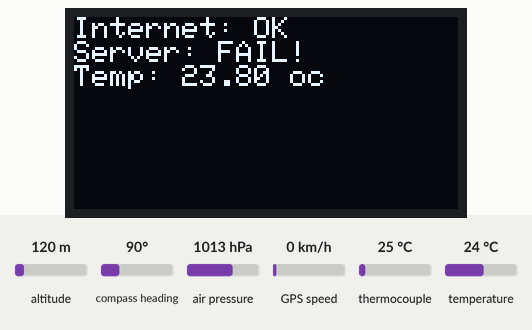
Simulated run of this sketch. Board: ESP32-C6. Shown: 128×64 one-colour display. The test bench sets the inputs (shaded band); at power-on: thermocouple 25 °C, altitude 120 m, compass heading 90°, air pressure 1013 hPa, GPS speed 0 km/h, temperature 24 °C. WiFi joins after 1.5 s; servers stay silent unless stated; the GPS gets a fix after 3 s at 37.7749, -122.4194 with 8 satellites; no MQTT or app messages arrive unless stated.

Above: at 2.8 s.
2.9 s: thermocouple set to 6 °C
At 5.0 s:
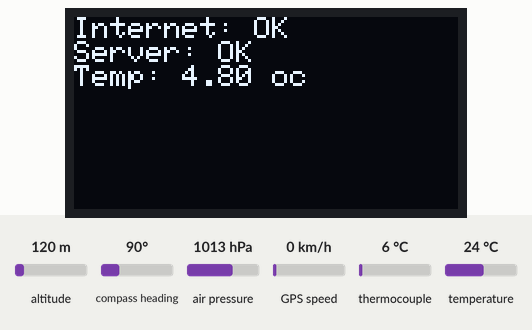
5.6 s: thermocouple set to 75 °C
At 6.9 s:
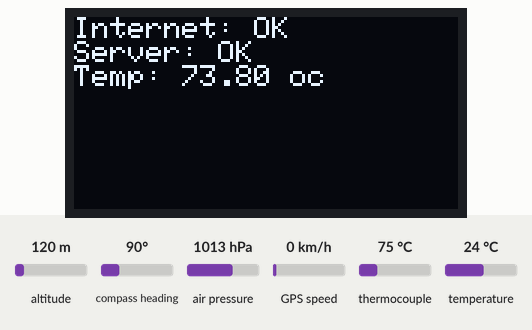
7.6 s: thermocouple set to 150 °C
At 8.9 s:
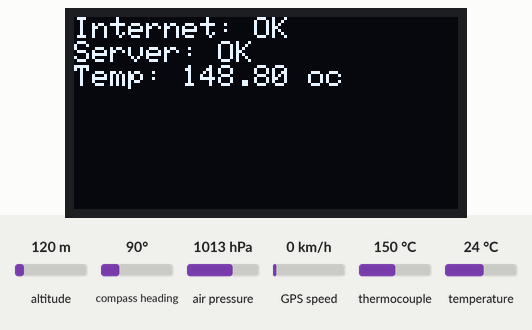
Timing chart, 0 to 10.6 s (numbered marks = the images above; inputs shaded):
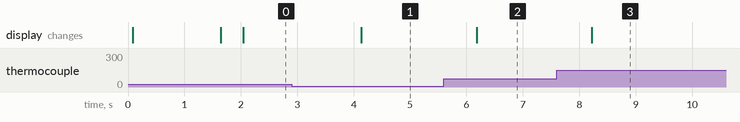

The sketch:

esp32c6_lcd.ino
```cpp
#include "Wifi_setup.h"
#include "mqtt.h"
#include "SensorBroker.h"

void setup() {
  Serial.begin(115200);
  ui_init();
  ui_update(0);
  wifi_init();
  Sensor_Init();
  while (WiFi.status() != WL_CONNECTED) {
    delay(10);
  }
  mqtt_setup();
}

uint32_t  lastPublish = 0;
const uint16_t interval = 2000;

void loop() {
  wifi_status();
  client.loop();
  if (WiFi.status() == WL_CONNECTED && millis() - lastPublish >= interval) {
    String x = sensor_value();
    publish_(x);
    lastPublish = millis();
  }
}
```

SensorBroker.cpp
```cpp
#include "SensorBroker.h"

void Sensor_Init(){
  ui_init();
  bmp_Init();
  Max_Init();
  Gps_Init();
}

String sensor_value() {
  Gps_Update();
  float lat = Gps_Read_Lat();
  float lon = Gps_Read_Lon();
  float temp = Max_Read();
  float pressure = bmp_Read();
  float temp_o = bmp_temp();
  StaticJsonDocument<200> doc;
  doc["latitude"] = lat;
  doc["longitude"] = lon;
  doc["temperature"] = temp - 1.2;
  doc["pressure"] = pressure / 100;
  doc["temp-out"] = temp_o;
  String result;
  serializeJson(doc, result);
  ui_update(temp - 1.2);
  return result;
}
```

SensorBroker.h
```cpp
#pragma once

#include <ArduinoJson.h>
#include "bmpSensor.h"
#include "max31865_module.h"
#include "gpsm8n.h"
#include "ui.h"

void Sensor_Init();
String sensor_value();
```

Wifi_setup.cpp
```cpp
#include "Wifi_setup.h"

WiFiManager wm;

void wifi_init(){
  bool connected = wm.autoConnect("Sensor_AP", "12345678");
  if (!connected) {
    ESP.restart();
  }
}

void wifi_status(){
  if (WiFi.status() != WL_CONNECTED) {
    WiFi.reconnect();
    delay(500);
  }
}
```

Wifi_setup.h
```cpp
#pragma once
#include <WiFiManager.h>
#include "mqtt.h"

extern WiFiManager wm;

void wifi_init();
void wifi_status();
```

bmpSensor.cpp
```cpp
#include "bmpSensor.h"

Adafruit_BMP280 bmp;

void bmp_Init(){
  Wire.begin(I2C_SDA, I2C_SCL);
  if (!bmp.begin(0x76)) {
    Serial.println("can not connect to Address 0x76");
  }
}

float bmp_Read(){
  float pressure = bmp.readPressure();
  if (pressure <= 0 || isnan(pressure)) {
    return -1;
  }
  return pressure;
}

float bmp_temp(){
  return bmp.readTemperature();
}
```

bmpSensor.h
```cpp
#pragma once
#include <Wire.h>
#include <Adafruit_BMP280.h>

#define I2C_SDA 20
#define I2C_SCL 23

void bmp_Init();
float bmp_Read();
float bmp_temp();
```

gpsm8n.cpp
```cpp
#include "gpsm8n.h"

static const uint32_t GPSBaud = 9600;
TinyGPSPlus gps;
HardwareSerial gpsSerial(1);

void Gps_Init() {
  gpsSerial.begin(GPSBaud, SERIAL_8N1, 19, 18);
}

void Gps_Update() {
  while (gpsSerial.available() > 0) {
    gps.encode(gpsSerial.read());
  }
}

double Gps_Read_Lat() {
  if (gps.location.isValid()) {
    return gps.location.lat();
  }
  return 0.0;
}

double Gps_Read_Lon() {
  if (gps.location.isValid()) {
    return gps.location.lng();
  }
  return 0.0;
}
```

gpsm8n.h
```cpp
#pragma once

#include <TinyGPS++.h>
#include <HardwareSerial.h>


void Gps_Init();
void Gps_Update();
double Gps_Read_Lat();
double Gps_Read_Lon();
```

max31865_module.cpp
```cpp
#include "max31865_module.h"

Adafruit_MAX31865 thermo = Adafruit_MAX31865(2, 3, 4, 5);

#define RREF      430.0
#define RNOMINAL  100.0

void Max_Init(){
  thermo.begin(MAX31865_4WIRE);
}

float Max_Read(){
  uint8_t fault = thermo.readFault();
  if (fault) {
    Serial.print("Fault 0x"); Serial.println(fault, HEX);
    if (fault & MAX31865_FAULT_HIGHTHRESH) {
      Serial.println("RTD High Threshold");
    }
    if (fault & MAX31865_FAULT_LOWTHRESH) {
      Serial.println("RTD Low Threshold");
    }
    if (fault & MAX31865_FAULT_REFINLOW) {
      Serial.println("REFIN- > 0.85 x Bias");
    }
    if (fault & MAX31865_FAULT_REFINHIGH) {
      Serial.println("REFIN- < 0.85 x Bias - FORCE- open");
    }
    if (fault & MAX31865_FAULT_RTDINLOW) {
      Serial.println("RTDIN- < 0.85 x Bias - FORCE- open");
    }
    if (fault & MAX31865_FAULT_OVUV) {
      Serial.println("Under/Over voltage");
    }
    thermo.clearFault();
  }
  Serial.println();
  return thermo.temperature(RNOMINAL, RREF);
}
```

max31865_module.h
```cpp
#pragma once

#include <Adafruit_MAX31865.h>

void Max_Init();
float Max_Read();
```

mqtt.cpp
```cpp
#include "mqtt.h"

const char* mqtt_server = "0e32e8159fa94935aee6fe0a5500e61c.s1.eu.hivemq.cloud";
const uint16_t mqtt_port = 8883;
const char* mqtt_topic = "Sensor/truck";

const char* mqtt_user = "Admin";
const char* mqtt_pass = "0956125246As";

WiFiClientSecure espClient;
PubSubClient client(espClient);

void mqtt_setup() {
  espClient.setInsecure();
  client.setServer(mqtt_server, mqtt_port);
}

void publish_(String &payload) {
  if (!client.connected()) {
    if (!client.connect("ESP32_Client", mqtt_user, mqtt_pass)) {
      return;
    }
  }
  client.publish(mqtt_topic, payload.c_str());
}
```

mqtt.h
```cpp
#pragma once
#include "Wifi_setup.h"
#include <ArduinoJson.h>
#include <PubSubClient.h>
#include <WiFiClientSecure.h>
extern PubSubClient client;

void publish_(String &payload);
void mqtt_setup();
```

ui.cpp
```cpp
#include "ui.h"

Adafruit_SSD1306 display(OLED_RESET);

void ui_init() {
  Wire.begin(I2C_SDA, I2C_SCL);
  display.begin(SSD1306_SWITCHCAPVCC, 0x3c);
  display.clearDisplay();
  display.display();
}

void ui_update(float temp) {
  display.clearDisplay();
  display.setTextSize(1);
  display.setTextColor(WHITE);
  display.setCursor(0, 0);
  display.print("Internet: ");
  display.println(WiFi.status() == WL_CONNECTED ? "OK" : "FAIL!");
  display.print("Server: ");
  display.println(client.connected() ? "OK" : "FAIL!");
  display.print("Temp: ");
  display.print(temp);
  display.println(" oc");
  display.display();
} 
```

ui.h
```cpp
#pragma once
#include <SPI.h>
#include <Adafruit_GFX.h>
#include <Adafruit_SSD1306.h>
#include "bmpSensor.h"
#include "Wifi_setup.h"
#include "mqtt.h"
#include <Wire.h>
#define OLED_RESET -1

void ui_init();
void ui_update(float temp);
```

Measured:
- after the input at 2.9 s, the display: changes after 1.2 s (image 1)
- after the input at 5.6 s, the display: changes after 0.58 s (image 2)
- after the input at 7.6 s, the display: changes after 0.62 s (image 3)
